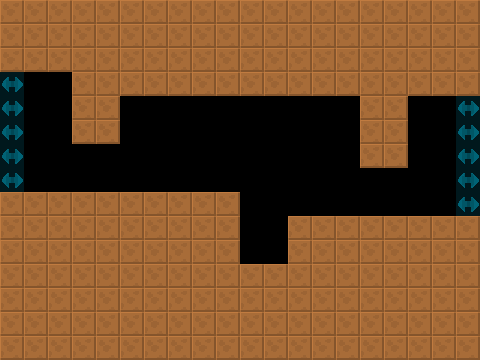

This game map was drawn from its Tiled (.tmx) file and the tilesets committed beside it. A one-line description and the trimmed map source follow:
An orthogonal 20x15 tile map with 24x24 px tiles, 2 tile layers (col, lnk), 2 tilesets and 3 objects (3x Spikes).

<map version="1.4" tiledversion="1.4.2" orientation="orthogonal" renderorder="right-down" width="20" height="15" tilewidth="24" tileheight="24" infinite="0" nextlayerid="4" nextobjectid="8">
 <tileset firstgid="6" source="../../lnk.tsx" />
 <tileset firstgid="1" source="../../col.tsx" />
 <layer id="1" name="col" width="20" height="15">
  <data>[300 cells, 213 non-empty, 1 distinct tile ids]</data>
 </layer>
 <layer id="2" name="lnk" width="20" height="15" opacity="0.5">
  <data>[300 cells, 10 non-empty, 1 distinct tile ids]</data>
 </layer>
 <objectgroup id="3" name="markers" opacity="0.5">
  <object id="1" name="Spikes" type="Spikes" x="72" y="144" width="48" height="24">
   <properties>
    <property name="yr" value="0" />
    <property name="xr" value="0" />
   </properties>
  </object>
  <object id="2" name="Spikes" type="Spikes" x="360" y="168" width="48" height="24">
   <properties>
    <property name="yr" value="0" />
    <property name="xr" value="0" />
    <property name="customId" value="down" />
   </properties>
  </object>
  <object id="3" name="Spikes" type="Spikes" x="240" y="240" width="48" height="24">
   <properties>
    <property name="yr" value="0" />
    <property name="xr" value="0" />
   </properties>
  </object>
 </objectgroup>
</map>
